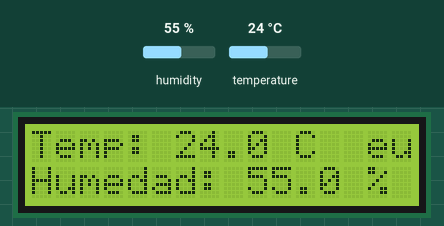
The sketch below on a simulated Arduino Uno, built with avr-gcc and run on an emulated ATmega328P. On the bench: 16×2 character LCD. The test bench sets the inputs (shaded band); at power-on: humidity 55 %, temperature 24 °C. What the sketch prints to the serial monitor is not drawn.

Above: at 1.2 s.
1.3 s: humidity set to 22 %
At 5.6 s:
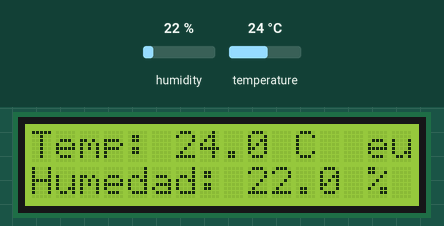
7.3 s: temperature set to 12 °C
At 11.5 s:
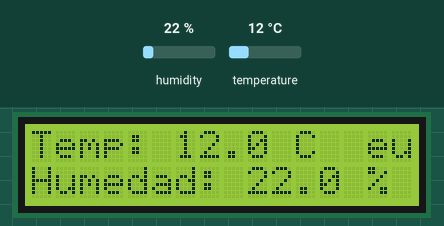
13.3 s: humidity set to 40 %
At 16.2 s:
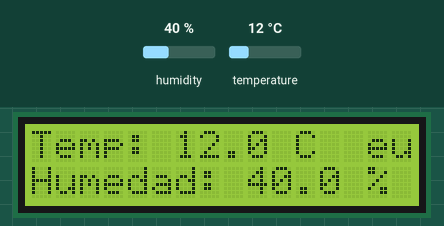
19.3 s: temperature set to 19 °C
At 20.9 s:
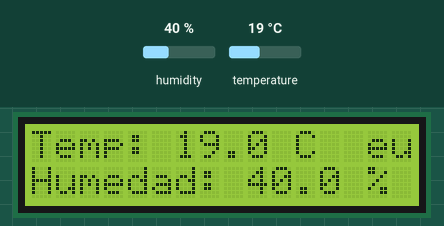
Timing chart, 0 to 22.4 s (numbered marks = the images above; inputs shaded):
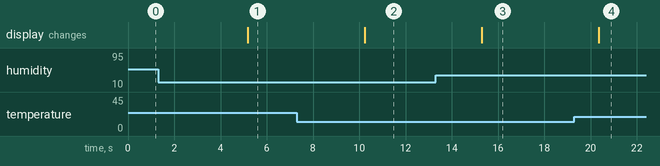

The sketch:

temperatrura-lcd.ino
```cpp
#include <DHT11.h>
#include <Wire.h>
#include <LiquidCrystal_I2C.h>

//Crear el objeto lcd  dirección  0x3F y 16 columnas x 2 filas
LiquidCrystal_I2C lcd(0x3F,16,2);  //


int pin=2;
DHT11 dht11(pin);

void setup()
   {
       Serial.begin(9600);

       // Inicializar el LCD
  lcd.init();

  //Encender la luz de fondo.
  lcd.backlight();
   }

void loop()
   {
       int err;
       float temp, hum;
       if((err = dht11.read(hum, temp)) == 0)    // Si devuelve 0 es que ha leido bien
          {
          Serial.print("Temperatura: ");
             Serial.print(temp);
             Serial.print(" Humedad: ");
             Serial.print(hum);
             Serial.println();

             lcd.setCursor(0,0);
  lcd.print("Temp: ");
  lcd.print(temp,1);//1 decimal
  lcd.print(" C  ");
        lcd.setCursor(14,0);
        lcd.print("eu");
  lcd.setCursor(0,1);
  lcd.print("Humedad: ");
  lcd.print(hum,1); //1 decimal
  lcd.print(" %  ");
          }
       else
          {
             Serial.println();
             Serial.print("Error Num :");
             Serial.print(err);
             Serial.println();


// Cursor en la primera posición de la primera fila

  // Cursor en la 11° posición de la primera fila
  //lcd.setCursor(10,0);
  //lcd.print("V:");
 // lcd.print(sen2,1);//1 decimal
 // lcd.print("V  ");
  // Cursor en la primera posición de la 2° fila

  //lcd.print("337C  "); // "337" -> "°"
  // Cursor en la 11° posición de la 2° fila
  //lcd.setCursor(10,1);
  //lcd.print("t:");
  //lcd.print(tiempo);
  //lcd.print(" s  ");

  //delay(200);


          }
       delay(5000);            //Recordad que solo lee una vez por segundo
   }
```

Measured:
- after the input at 1.3 s, the display: changes after 3.9 s (image 1)
- after the input at 7.3 s, the display: changes after 2.9 s (image 2)
- after the input at 13.3 s, the display: changes after 2.0 s (image 3)
- after the input at 19.3 s, the display: changes after 1.1 s (image 4)
